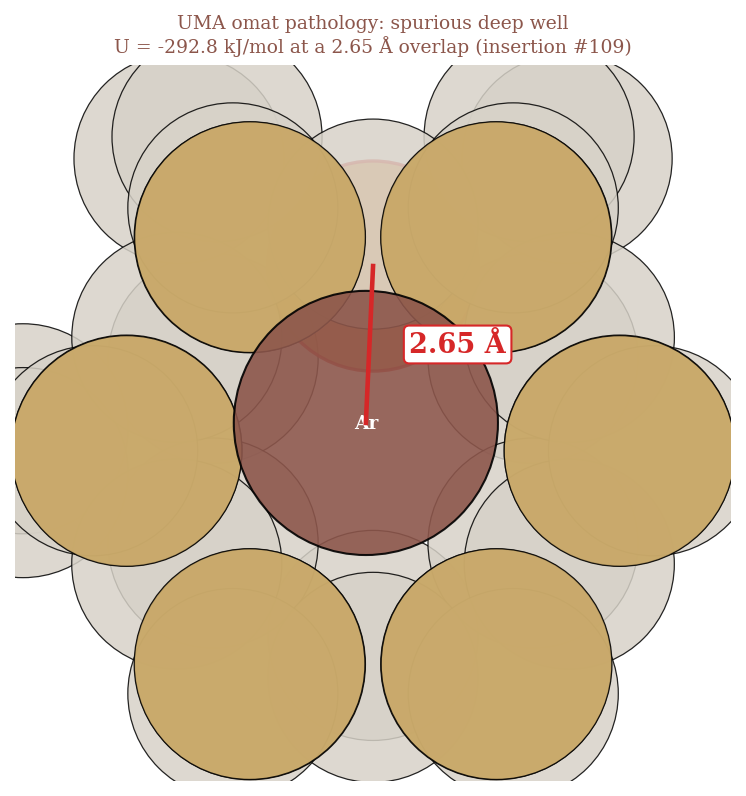

Write the Python code that produced this figure.
#!/usr/bin/env python3
"""F3b — pathology close-up: the single worst UMA-omat insertion — a deep spurious attraction at an
atomic overlap. Geometry replayed from seed 0; the energy and distance are read from the committed
per-insertion / summary JSONs (no hardcoding)."""
import figstyle as S
import matplotlib.pyplot as plt
import numpy as np
from ase.io import read

CIF = S.CHA_CIF
CUTOFF, SEED = 6.0, 0
frame = read(CIF)
reps = [max(1, int(np.ceil(2 * CUTOFF / np.linalg.norm(frame.cell[i])))) for i in range(3)]
frame = frame.repeat(reps)
cell = np.array(frame.cell); inv = np.linalg.inv(cell)
fpos = frame.get_positions(); fsym = np.array(frame.get_chemical_symbols())

rows = S.per_insertion("uma_omat")
carts = []
rng = np.random.default_rng(SEED)
for _ in rows:
    carts.append(rng.random(3) @ cell)
carts = np.array(carts)
# worst insertion = global min U
imin = int(np.argmin([r["U_mace_kJ"] for r in rows]))
U_worst = S.jget("wpb_uma_omat.json", "min_U_mace_kJ")
ar = carts[imin]
# nearest framework atom under minimum image
df = (fpos - ar) @ inv; df -= np.round(df); disp = df @ cell; dist = np.linalg.norm(disp, axis=1)
jnear = int(np.argmin(dist)); dmin = float(dist[jnear])
near_disp = disp[jnear]                      # vector ar -> nearest image
# local cluster: framework atoms within 5 A (min-image), placed relative to Ar at origin
within = dist < 5.0
loc = disp[within]; locsym = fsym[within]

plt.rcParams.update({"font.family": "serif", "font.size": 9})
fig, ax = plt.subplots(figsize=(5.6, 5.4))
RVDW = {"Si": 1.45, "O": 1.32}     # ~van-der-Waals scale so the overlap is visible
for k, (p, s) in enumerate(zip(loc, locsym)):
    isnear = np.allclose(p, near_disp)
    ax.add_patch(plt.Circle((p[0], p[1]), RVDW[s], alpha=0.85,
                            facecolor=("#e3873a" if isnear else ("#c9a96a" if s == "Si" else "#d7d2c8")),
                            edgecolor=(S.COLORS["flag_ood"] if isnear else "k"), lw=(1.6 if isnear else 0.6), zorder=2))
ax.add_patch(plt.Circle((0, 0), 1.66, facecolor=S.COLORS["uma_omat"], alpha=0.9, edgecolor="k", lw=1.0, zorder=4))
ax.text(0, 0, "Ar", ha="center", va="center", fontsize=9, color="w", zorder=5, weight="bold")
ax.plot([0, near_disp[0]], [0, near_disp[1]], color=S.COLORS["flag_ood"], lw=2.2, zorder=5)
ax.text(near_disp[0] / 2 + 0.5, near_disp[1] / 2, f"{S.fmt(dmin, 2)} Å",
        color=S.COLORS["flag_ood"], fontsize=13, ha="left", va="center", weight="bold", zorder=6,
        bbox=dict(boxstyle="round,pad=0.2", fc="white", ec=S.COLORS["flag_ood"], lw=1.0))
ax.set_xlim(near_disp[0] - 4.5, near_disp[0] + 4.5); ax.set_ylim(-4.5, 4.5); ax.set_aspect("equal"); ax.set_axis_off()
ax.set_title(f"UMA omat pathology: spurious deep well\nU = {S.fmt(U_worst, signed=True)} kJ/mol at a "
             f"{S.fmt(dmin, 2)} Å overlap (insertion #{imin})", fontsize=9, color=S.COLORS["uma_omat"])
fig.tight_layout()
S.save(fig, "f3b_pathology")
print(f"worst insertion #{imin}: U={U_worst} kJ/mol, nearest framework {fsym[jnear]} at {dmin:.2f} A "
      f"(JSON min_dist={rows[imin]['min_dist_A']})")
